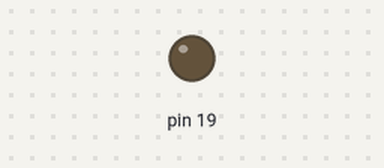
Simulated run of this sketch. Board: Arduino Uno, built with avr-gcc and run on an emulated ATmega328P. Parts: output pins drawn as LEDs (lit = HIGH).

Above: at 0.6 s.
At 2.5 s:
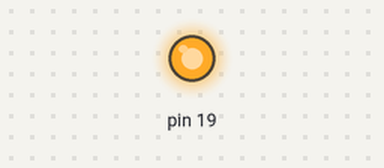
Timing chart, 0 to 6.6 s (numbered marks = the images above):
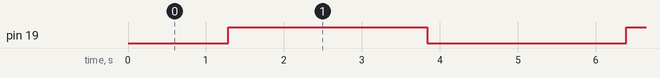

The sketch:

ledsketch.ino
```cpp
// fade LED

int val = 0;
int dir = 1;
void setup()
{
    pinMode(19, OUTPUT);
}
void loop()
{
    analogWrite(19, val);
    delay(10);
    val += dir;
    if (val == 0 || val == 255)
        dir = -dir;
}
```

Measured:
- by itself, pin 19: alternates HIGH for 2.6 s and LOW for 2.6 s
